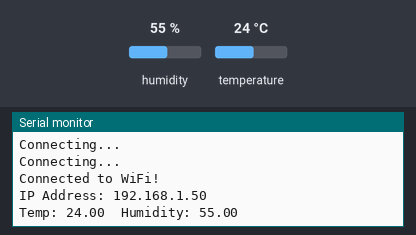
Simulated run of this sketch. Board: ESP32. Parts: the last lines printed to the serial monitor. Inputs (shaded band) come from the test bench; at power-on: humidity 55 %, temperature 24 °C. WiFi joins after 1.5 s; servers stay silent unless stated.

Above: at 3.2 s.
3.3 s: humidity set to 22 %
At 5.4 s:
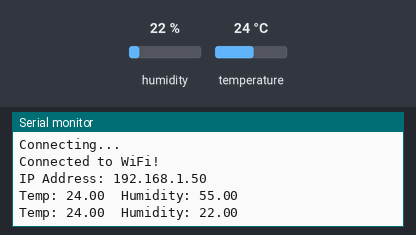
7.1 s: temperature set to 12 °C
At 8.6 s:
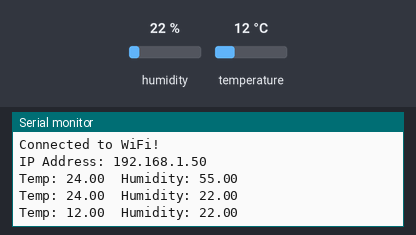
10.9 s: humidity set to 40 %
At 11.7 s:
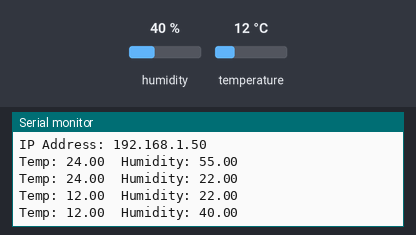
Timing chart, 0 to 13.9 s (numbered marks = the images above; inputs shaded):
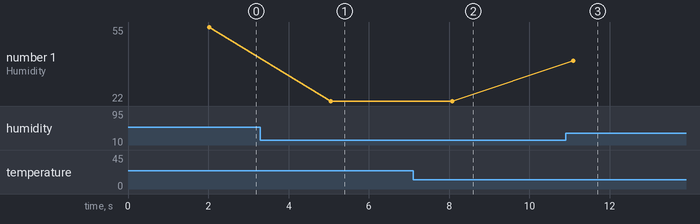

Measured:
- after the input at 3.3 s, the serial monitor: prints a new line after 1.7 s (image 1)
- after the input at 7.1 s, the serial monitor: prints a new line after 0.97 s (image 2)
- after the input at 10.9 s, the serial monitor: prints a new line after 0.20 s (image 3)
- plotted number 1: 55 → 22 after the input at 3.3 s, 22 → 40 after the input at 10.9 s

The sketch:

Sensor_Test_DHT11_with_WiFi.ino
```cpp
#include <WiFi.h>
#include "DHT.h"

#define DHTPIN 15
#define DHTTYPE DHT11

const char* ssid = "Saion";
const char* password = "Saion123";

DHT dht(DHTPIN, DHTTYPE);

void setup() {
  Serial.begin(115200);
  dht.begin();

  Serial.println("Connecting to WiFi...");
  WiFi.begin(ssid, password);

  while (WiFi.status() != WL_CONNECTED) {
    delay(1000);
    Serial.println("Connecting...");
  }

  Serial.println("Connected to WiFi!");
  Serial.print("IP Address: ");
  Serial.println(WiFi.localIP());
}

void loop() {
  float humidity = dht.readHumidity();
  float temperature = dht.readTemperature();

  Serial.print("Temp: ");
  Serial.print(temperature);
  Serial.print("  Humidity: ");
  Serial.println(humidity);

  delay(3000);
}
```
